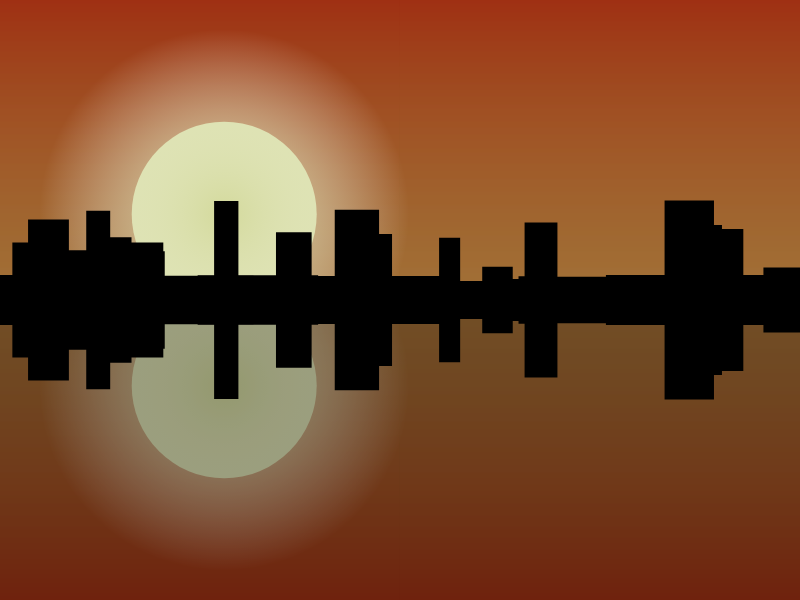
Frame 1 (no input)
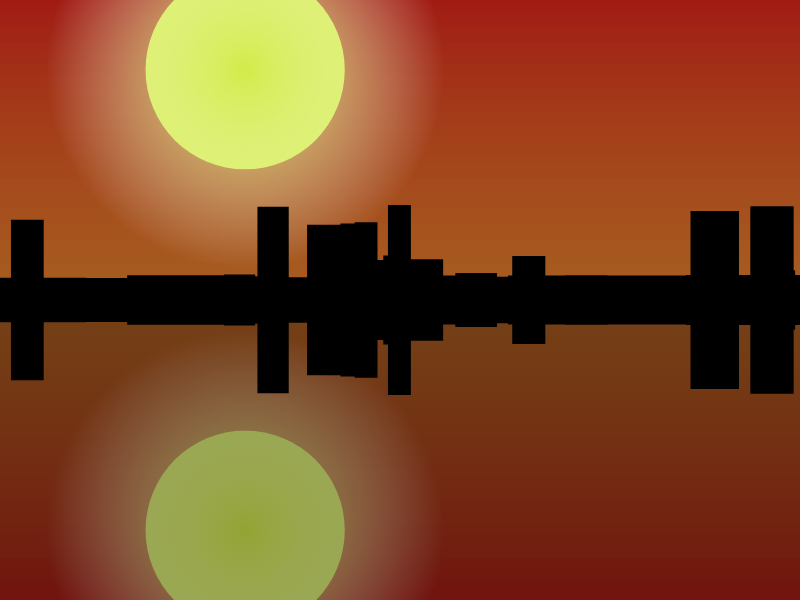
Frame 2 (the mouse pressed at the canvas centre, redrawn once)

The p5.js sketch that drew these frames (run headless with seeded random() and noise() and a simulated clock; the mouse was pressed at the canvas centre and the sketch redrawn once):

// p5.js sketch
// ── sketch.js
let sunX;
let sunY;
let sunR;

function setup() {
  createCanvas(800, 600);
  noLoop();
}

function draw() {
  sunX = random(0, height/2);;
  sunY = random(width/8,(7*width)/8);
  sunR = random(140,200);
  let sunC = color(255,255,255,255);
  colorMode(HSB, 1);

  let col1 = color(random(0,.1),random(.8,.9),random(.8,.9));
  let col2 = color(random(.18,.2),random(.2,.7),random(.8,1));

  background(0);

  setGradient(0, 0, width, height, col1, col2, col1);

  // Draw a sun in the center of the canvas
  fill(col2);
  noStroke();
  ellipse(sunY, sunX, sunR);
  circularGradient(sunY, sunX, sunR, col2) 


  drawCity(200, 50, 30);
  drawCity(50,300,100);



  // Mirror the top half of the canvas onto the bottom half
  loadPixels();
  for (let y = 0; y < height/2; y++) {
    for (let x = 0; x < width; x++) {
      let mirroredY = height - y - 1;
      let c = get(x, y);
      set(x, mirroredY, c);
    }
  }
  updatePixels();


  fill(0,0,0,.3)
  rect(400,450,800,300);
}


function setGradient(x, y, w, h, c1, c2, c3) {
  noFill();
  for (let i = y; i < y + h; i++) {
    let inter1 = map(i, y, y + h, 0, 1);
    let inter2 = map(i, y, y + h, 0, 0.5);
    let c = lerpColor(lerpColor(c1, c2, inter1), c3, inter2);
    stroke(c);
    line(x, i, x + w, i);
  }
}


function drawCity(heightFactor, widthFactor, num){
  noStroke();
  fill(0);
  rectMode(CENTER);

  // Generate a random number of rectangles to draw
  let numRectangles = floor(random(20, num));
  
  // Define the width range for the rectangles
  let minWidth = 20;
  let maxWidth = widthFactor;
  
  // Define the height range for the rectangles
  let minHeight = 10;
  let maxHeight = heightFactor;
  
  // Define the x position for the rectangles
  let yPos = height / 2;
  
  // Draw the rectangles
  for (let i = 0; i < numRectangles; i++) {
    // Generate a random width and height for the rectangle
    let rectWidth = random(minWidth, maxWidth);
    let rectHeight = random(minHeight, maxHeight);
    
    // Generate a random y position for the rectangle
    let xPos = random(0, width);
    
    // Draw the rectangle
    rect(xPos, yPos, rectWidth, rectHeight);
  }
}

function circularGradient(x, y, r, sunC) {
  let gradient = drawingContext.createRadialGradient(x, y, 0, x, y, r);
  gradient.addColorStop(0, color(sunC));
  gradient.addColorStop(1, 'rgba(255, 255, 255, 0)');
  drawingContext.fillStyle = gradient;
  drawingContext.arc(x, y, r, 0, 2 * PI);
  drawingContext.fill();
}
